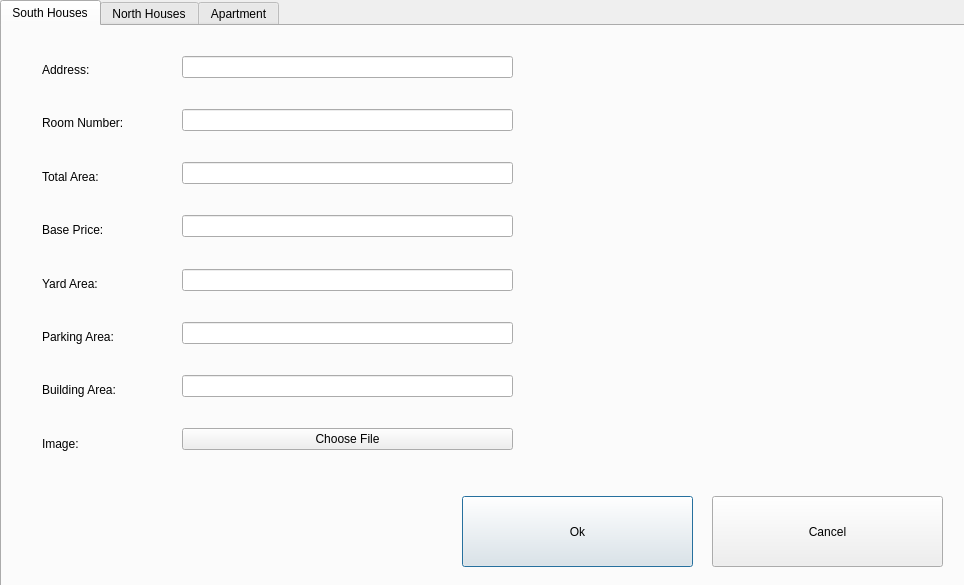
<?xml version="1.0" encoding="UTF-8"?>
<ui version="4.0">
 <class>Add</class>
 <widget class="QDialog" name="Add">
  <property name="geometry">
   <rect>
    <x>0</x>
    <y>0</y>
    <width>964</width>
    <height>585</height>
   </rect>
  </property>
  <property name="windowTitle">
   <string>Dialog</string>
  </property>
  <widget class="QTabWidget" name="tabWidget">
   <property name="geometry">
    <rect>
     <x>0</x>
     <y>0</y>
     <width>971</width>
     <height>591</height>
    </rect>
   </property>
   <property name="currentIndex">
    <number>0</number>
   </property>
   <widget class="QWidget" name="tab">
    <attribute name="title">
     <string>South Houses</string>
    </attribute>
    <widget class="QPushButton" name="pushButton">
     <property name="geometry">
      <rect>
       <x>460</x>
       <y>470</y>
       <width>231</width>
       <height>71</height>
      </rect>
     </property>
     <property name="text">
      <string>Ok</string>
     </property>
    </widget>
    <widget class="QPushButton" name="pushButton_2">
     <property name="geometry">
      <rect>
       <x>710</x>
       <y>470</y>
       <width>231</width>
       <height>71</height>
      </rect>
     </property>
     <property name="text">
      <string>Cancel</string>
     </property>
    </widget>
    <widget class="QLabel" name="label_61">
     <property name="geometry">
      <rect>
       <x>50</x>
       <y>460</y>
       <width>231</width>
       <height>71</height>
      </rect>
     </property>
     <property name="font">
      <font>
       <family>Palace Script MT</family>
       <pointsize>22</pointsize>
       <italic>true</italic>
      </font>
     </property>
     <property name="text">
      <string/>
     </property>
    </widget>
    <widget class="QLabel" name="label_67">
     <property name="geometry">
      <rect>
       <x>300</x>
       <y>400</y>
       <width>121</width>
       <height>16</height>
      </rect>
     </property>
     <property name="text">
      <string/>
     </property>
    </widget>
    <widget class="QWidget" name="">
     <property name="geometry">
      <rect>
       <x>180</x>
       <y>30</y>
       <width>331</width>
       <height>394</height>
      </rect>
     </property>
     <layout class="QVBoxLayout" name="verticalLayout_5">
      <item>
       <widget class="QLineEdit" name="lineEdit"/>
      </item>
      <item>
       <widget class="QLabel" name="label_36">
        <property name="text">
         <string/>
        </property>
       </widget>
      </item>
      <item>
       <widget class="QLineEdit" name="lineEdit_2"/>
      </item>
      <item>
       <widget class="QLabel" name="label_37">
        <property name="text">
         <string/>
        </property>
       </widget>
      </item>
      <item>
       <widget class="QLineEdit" name="lineEdit_3"/>
      </item>
      <item>
       <widget class="QLabel" name="label_38">
        <property name="text">
         <string/>
        </property>
       </widget>
      </item>
      <item>
       <widget class="QLineEdit" name="lineEdit_4"/>
      </item>
      <item>
       <widget class="QLabel" name="label_39">
        <property name="text">
         <string/>
        </property>
       </widget>
      </item>
      <item>
       <widget class="QLineEdit" name="lineEdit_5"/>
      </item>
      <item>
       <widget class="QLabel" name="label_40">
        <property name="text">
         <string/>
        </property>
       </widget>
      </item>
      <item>
       <widget class="QLineEdit" name="lineEdit_6"/>
      </item>
      <item>
       <widget class="QLabel" name="label_41">
        <property name="text">
         <string/>
        </property>
       </widget>
      </item>
      <item>
       <widget class="QLineEdit" name="lineEdit_7"/>
      </item>
      <item>
       <widget class="QLabel" name="label_42">
        <property name="text">
         <string/>
        </property>
       </widget>
      </item>
      <item>
       <widget class="QPushButton" name="pushButton_7">
        <property name="text">
         <string>Choose File</string>
        </property>
       </widget>
      </item>
     </layout>
    </widget>
    <widget class="QWidget" name="">
     <property name="geometry">
      <rect>
       <x>40</x>
       <y>20</y>
       <width>89</width>
       <height>421</height>
      </rect>
     </property>
     <layout class="QVBoxLayout" name="verticalLayout_6">
      <item>
       <widget class="QLabel" name="label">
        <property name="text">
         <string>Address:</string>
        </property>
       </widget>
      </item>
      <item>
       <widget class="QLabel" name="label_2">
        <property name="text">
         <string>Room Number:</string>
        </property>
       </widget>
      </item>
      <item>
       <widget class="QLabel" name="label_3">
        <property name="text">
         <string>Total Area:</string>
        </property>
       </widget>
      </item>
      <item>
       <widget class="QLabel" name="label_4">
        <property name="text">
         <string>Base Price:</string>
        </property>
       </widget>
      </item>
      <item>
       <widget class="QLabel" name="label_5">
        <property name="text">
         <string>Yard Area:</string>
        </property>
       </widget>
      </item>
      <item>
       <widget class="QLabel" name="label_6">
        <property name="text">
         <string>Parking Area:</string>
        </property>
       </widget>
      </item>
      <item>
       <widget class="QLabel" name="label_7">
        <property name="text">
         <string>Building Area:</string>
        </property>
       </widget>
      </item>
      <item>
       <widget class="QLabel" name="label_62">
        <property name="text">
         <string>Image:</string>
        </property>
       </widget>
      </item>
     </layout>
    </widget>
   </widget>
   <widget class="QWidget" name="tab_2">
    <attribute name="title">
     <string>North Houses</string>
    </attribute>
    <widget class="QPushButton" name="pushButton_3">
     <property name="geometry">
      <rect>
       <x>460</x>
       <y>460</y>
       <width>231</width>
       <height>71</height>
      </rect>
     </property>
     <property name="text">
      <string>Ok</string>
     </property>
    </widget>
    <widget class="QPushButton" name="pushButton_4">
     <property name="geometry">
      <rect>
       <x>710</x>
       <y>460</y>
       <width>231</width>
       <height>71</height>
      </rect>
     </property>
     <property name="text">
      <string>Cancel</string>
     </property>
    </widget>
    <widget class="QLabel" name="label_60">
     <property name="geometry">
      <rect>
       <x>40</x>
       <y>456</y>
       <width>291</width>
       <height>61</height>
      </rect>
     </property>
     <property name="font">
      <font>
       <family>Palace Script MT</family>
       <pointsize>22</pointsize>
       <italic>true</italic>
      </font>
     </property>
     <property name="text">
      <string/>
     </property>
    </widget>
    <widget class="QLabel" name="label_66">
     <property name="geometry">
      <rect>
       <x>290</x>
       <y>400</y>
       <width>111</width>
       <height>16</height>
      </rect>
     </property>
     <property name="text">
      <string/>
     </property>
    </widget>
    <widget class="QWidget" name="">
     <property name="geometry">
      <rect>
       <x>170</x>
       <y>10</y>
       <width>301</width>
       <height>394</height>
      </rect>
     </property>
     <layout class="QVBoxLayout" name="verticalLayout_3">
      <item>
       <widget class="QLineEdit" name="lineEdit_17"/>
      </item>
      <item>
       <widget class="QLabel" name="label_45">
        <property name="text">
         <string/>
        </property>
       </widget>
      </item>
      <item>
       <widget class="QLineEdit" name="lineEdit_18"/>
      </item>
      <item>
       <widget class="QLabel" name="label_47">
        <property name="text">
         <string/>
        </property>
       </widget>
      </item>
      <item>
       <widget class="QLineEdit" name="lineEdit_19"/>
      </item>
      <item>
       <widget class="QLabel" name="label_48">
        <property name="text">
         <string/>
        </property>
       </widget>
      </item>
      <item>
       <widget class="QLineEdit" name="lineEdit_20"/>
      </item>
      <item>
       <widget class="QLabel" name="label_43">
        <property name="text">
         <string/>
        </property>
       </widget>
      </item>
      <item>
       <widget class="QLineEdit" name="lineEdit_15"/>
      </item>
      <item>
       <widget class="QLabel" name="label_46">
        <property name="text">
         <string/>
        </property>
       </widget>
      </item>
      <item>
       <widget class="QLineEdit" name="lineEdit_21"/>
      </item>
      <item>
       <widget class="QLabel" name="label_44">
        <property name="text">
         <string/>
        </property>
       </widget>
      </item>
      <item>
       <widget class="QLineEdit" name="lineEdit_16"/>
      </item>
      <item>
       <widget class="QLabel" name="label_49">
        <property name="text">
         <string/>
        </property>
       </widget>
      </item>
      <item>
       <widget class="QPushButton" name="pushButton_8">
        <property name="text">
         <string>Choose File</string>
        </property>
       </widget>
      </item>
     </layout>
    </widget>
    <widget class="QWidget" name="">
     <property name="geometry">
      <rect>
       <x>20</x>
       <y>0</y>
       <width>93</width>
       <height>411</height>
      </rect>
     </property>
     <layout class="QVBoxLayout" name="verticalLayout_4">
      <item>
       <widget class="QLabel" name="label_11">
        <property name="text">
         <string>Address:</string>
        </property>
       </widget>
      </item>
      <item>
       <widget class="QLabel" name="label_8">
        <property name="text">
         <string>Room Number:</string>
        </property>
       </widget>
      </item>
      <item>
       <widget class="QLabel" name="label_10">
        <property name="text">
         <string>Total Area:</string>
        </property>
       </widget>
      </item>
      <item>
       <widget class="QLabel" name="label_26">
        <property name="text">
         <string>Base price:</string>
        </property>
       </widget>
      </item>
      <item>
       <widget class="QLabel" name="label_9">
        <property name="text">
         <string>Buildig Area:</string>
        </property>
       </widget>
      </item>
      <item>
       <widget class="QLabel" name="label_12">
        <property name="text">
         <string>Backyard Area:</string>
        </property>
       </widget>
      </item>
      <item>
       <widget class="QLabel" name="label_25">
        <property name="text">
         <string>Frontyard Area:</string>
        </property>
       </widget>
      </item>
      <item>
       <widget class="QLabel" name="label_63">
        <property name="text">
         <string>Image:</string>
        </property>
       </widget>
      </item>
     </layout>
    </widget>
   </widget>
   <widget class="QWidget" name="tab_3">
    <attribute name="title">
     <string>Apartment</string>
    </attribute>
    <widget class="QPushButton" name="pushButton_5">
     <property name="geometry">
      <rect>
       <x>450</x>
       <y>470</y>
       <width>231</width>
       <height>71</height>
      </rect>
     </property>
     <property name="text">
      <string>Ok</string>
     </property>
    </widget>
    <widget class="QPushButton" name="pushButton_6">
     <property name="geometry">
      <rect>
       <x>700</x>
       <y>470</y>
       <width>231</width>
       <height>71</height>
      </rect>
     </property>
     <property name="text">
      <string>Cancel</string>
     </property>
    </widget>
    <widget class="QLabel" name="label_59">
     <property name="geometry">
      <rect>
       <x>30</x>
       <y>490</y>
       <width>251</width>
       <height>41</height>
      </rect>
     </property>
     <property name="font">
      <font>
       <family>Palace Script MT</family>
       <pointsize>22</pointsize>
       <italic>true</italic>
      </font>
     </property>
     <property name="text">
      <string/>
     </property>
    </widget>
    <widget class="QLabel" name="label_64">
     <property name="geometry">
      <rect>
       <x>680</x>
       <y>10</y>
       <width>81</width>
       <height>51</height>
      </rect>
     </property>
     <property name="text">
      <string>Image:</string>
     </property>
    </widget>
    <widget class="QPushButton" name="pushButton_9">
     <property name="geometry">
      <rect>
       <x>680</x>
       <y>70</y>
       <width>93</width>
       <height>28</height>
      </rect>
     </property>
     <property name="text">
      <string>Choose pic1</string>
     </property>
    </widget>
    <widget class="QLabel" name="label_65">
     <property name="geometry">
      <rect>
       <x>790</x>
       <y>70</y>
       <width>111</width>
       <height>21</height>
      </rect>
     </property>
     <property name="text">
      <string/>
     </property>
    </widget>
    <widget class="QLabel" name="label_68">
     <property name="geometry">
      <rect>
       <x>790</x>
       <y>110</y>
       <width>111</width>
       <height>21</height>
      </rect>
     </property>
     <property name="text">
      <string/>
     </property>
    </widget>
    <widget class="QPushButton" name="pushButton_10">
     <property name="geometry">
      <rect>
       <x>680</x>
       <y>110</y>
       <width>93</width>
       <height>28</height>
      </rect>
     </property>
     <property name="text">
      <string>Choose pic2</string>
     </property>
    </widget>
    <widget class="QWidget" name="">
     <property name="geometry">
      <rect>
       <x>160</x>
       <y>10</y>
       <width>291</width>
       <height>411</height>
      </rect>
     </property>
     <layout class="QVBoxLayout" name="verticalLayout">
      <item>
       <widget class="QLineEdit" name="lineEdit_24"/>
      </item>
      <item>
       <widget class="QLabel" name="label_52">
        <property name="text">
         <string/>
        </property>
       </widget>
      </item>
      <item>
       <widget class="QLineEdit" name="lineEdit_25"/>
      </item>
      <item>
       <widget class="QLabel" name="label_54">
        <property name="text">
         <string/>
        </property>
       </widget>
      </item>
      <item>
       <widget class="QLineEdit" name="lineEdit_26"/>
      </item>
      <item>
       <widget class="QLabel" name="label_55">
        <property name="text">
         <string/>
        </property>
       </widget>
      </item>
      <item>
       <widget class="QLineEdit" name="lineEdit_27"/>
      </item>
      <item>
       <widget class="QLabel" name="label_50">
        <property name="text">
         <string/>
        </property>
       </widget>
      </item>
      <item>
       <widget class="QLineEdit" name="lineEdit_22"/>
      </item>
      <item>
       <widget class="QLabel" name="label_53">
        <property name="text">
         <string/>
        </property>
       </widget>
      </item>
      <item>
       <widget class="QLineEdit" name="lineEdit_28"/>
      </item>
      <item>
       <widget class="QLabel" name="label_51">
        <property name="text">
         <string/>
        </property>
       </widget>
      </item>
      <item>
       <widget class="QLineEdit" name="lineEdit_29"/>
      </item>
      <item>
       <widget class="QLabel" name="label_57">
        <property name="text">
         <string/>
        </property>
       </widget>
      </item>
      <item>
       <widget class="QLineEdit" name="lineEdit_30"/>
      </item>
      <item>
       <widget class="QLabel" name="label_58">
        <property name="text">
         <string/>
        </property>
       </widget>
      </item>
     </layout>
    </widget>
    <widget class="QWidget" name="">
     <property name="geometry">
      <rect>
       <x>10</x>
       <y>0</y>
       <width>119</width>
       <height>411</height>
      </rect>
     </property>
     <layout class="QVBoxLayout" name="verticalLayout_2">
      <item>
       <widget class="QLabel" name="label_30">
        <property name="text">
         <string>Level number:</string>
        </property>
       </widget>
      </item>
      <item>
       <widget class="QLabel" name="label_27">
        <property name="text">
         <string>Home Level:</string>
        </property>
       </widget>
      </item>
      <item>
       <widget class="QLabel" name="label_29">
        <property name="text">
         <string>Masahat Kol:</string>
        </property>
       </widget>
      </item>
      <item>
       <widget class="QLabel" name="label_33">
        <property name="text">
         <string>Rooms Per House:</string>
        </property>
       </widget>
      </item>
      <item>
       <widget class="QLabel" name="label_28">
        <property name="text">
         <string>Use:</string>
        </property>
       </widget>
      </item>
      <item>
       <widget class="QLabel" name="label_31">
        <property name="text">
         <string>Houses per level:</string>
        </property>
       </widget>
      </item>
      <item>
       <widget class="QLabel" name="label_34">
        <property name="text">
         <string>Elevator Condition:</string>
        </property>
       </widget>
      </item>
      <item>
       <widget class="QLabel" name="label_35">
        <property name="text">
         <string>Home Building Area:</string>
        </property>
       </widget>
      </item>
     </layout>
    </widget>
   </widget>
  </widget>
 </widget>
 <resources/>
 <connections/>
</ui>
